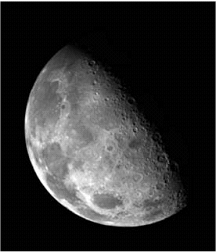
%> input picture Aula3/Moon.tif, 216 x 252 px
$ octave --eval "RealceAltasFrenquencias('Moon.tif');"   (GNU Octave 9; MATLAB toolbox functions it lacks are replaced by stand-ins)
%> lines starting %> are read from the running program, lines starting %| are printed output that depends on the picture
function [] = RealceAltasFrenquencias(imagem)
%> called with imagem = 'Moon.tif'
    a = imread(imagem);
%> a is the input picture: size 252x216 uint8; min 0, max 255, mean 48.1
    b = im2double(a);
    [m,n] = size(b);
%> m = 252; n = 216

    c = zeros(m,n);
    d = zeros(m,n);
    e = zeros(m,n);

    h1 =[ -1,-1,-1;
          -1,8,-1;
          -1,-1,-1];


    for i = 2:m-1
        for j = 2:n-1
            c(i,j) = (b(i-1,j-1)*h1(1,1) + b(i-1,j)*h1(1,2) + b(i-1,j+1)*h1(1,3) + b(i,j-1)*h1(2,1) + b(i,j)*h1(2,2) + b(i,j+1)*h1(2,3) + b(i+1,j-1)*h1(3,1) + b(i+1,j)*h1(3,2) + b(i+1,j+1)*h1(3,3));
        end
    end
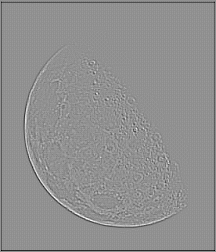
%> c: size 252x216 double; min -2.98, max 2.25, mean -0.0249; drawn with min black and max white

    %etapa 2
    for i = 2:m-1
        for j = 2:n-1
            d(i,j) = b(i,j);
        end
    end

    %soma
        for i = 2:m-1
        for j = 2:n-1
            e(i,j) = c(i,j)+d(i,j);
        end
    end
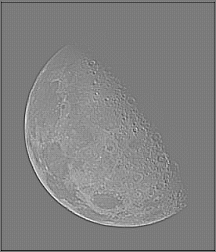
%> e: size 252x216 double; min -2.98, max 3.17, mean 0.154; drawn with min black and max white

imshow(b);title('original image');
figure;
imshow(c);title('Passa Alta');
%> after `imshow(c)`:
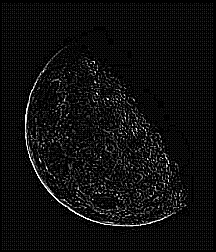
%> displayed picture: size 252x216, on the screen's scale of 0 to 255; min 0, max 255, mean 14.4
figure;
imshow(d);title('Normal');
figure;
imshow(e);title('Junta');
%> after `imshow(e)`:
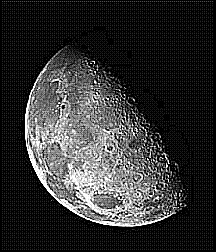
%> displayed picture: size 252x216, on the screen's scale of 0 to 255; min 0, max 255, mean 50.9
figure;
end
